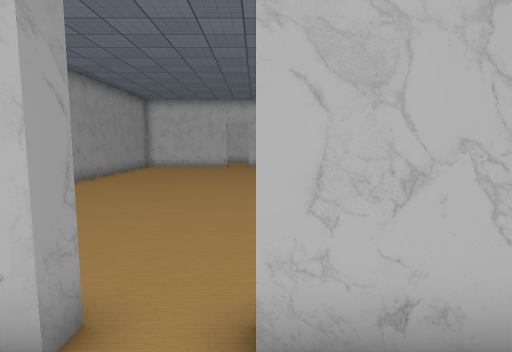
View 1 (above)

23 first-person views from a walk through a 3-D level made in the Unity game engine. The camera is 1.4 m above the floor, tilts 6° down and sees 80° across. The floor is counted in squares, 0.9 m on a side. Each view is taken from the middle of a square. On the plan, view 1 faces up. The plan holds only what a view shows up to about 15 squares ahead; the rest is blank. The place goes on beyond the plan. The player is left out. Some surface patterns are stand-ins.

View 2
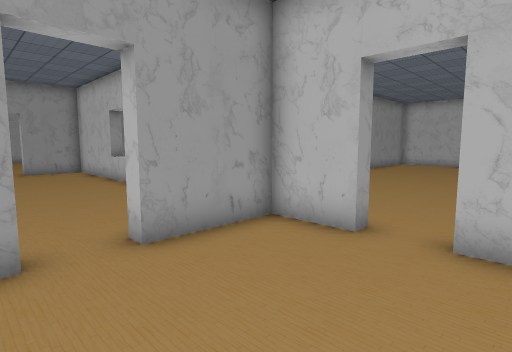

View 3
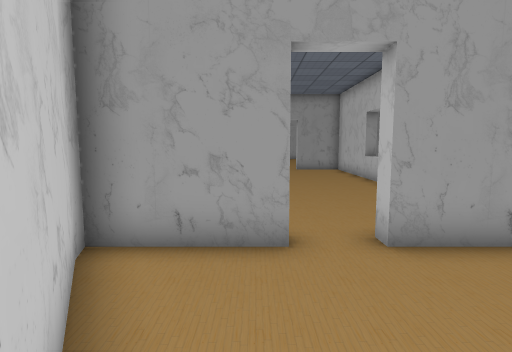

View 4
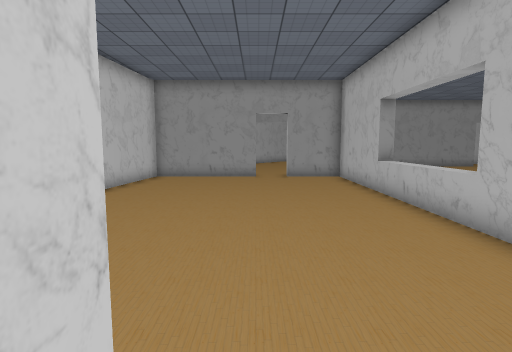

View 5
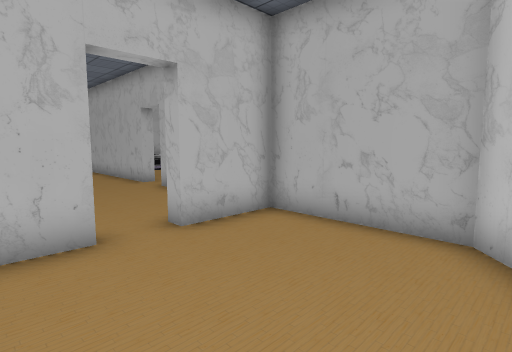

View 6
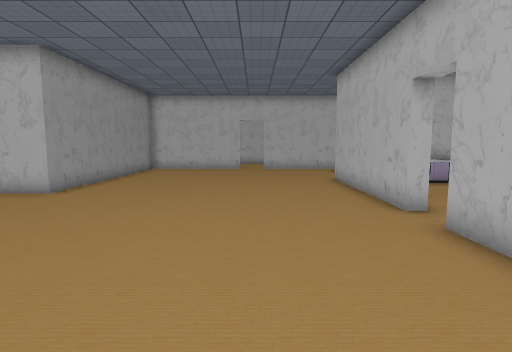

View 7
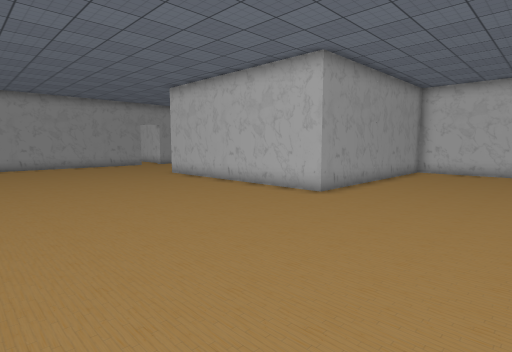

View 8
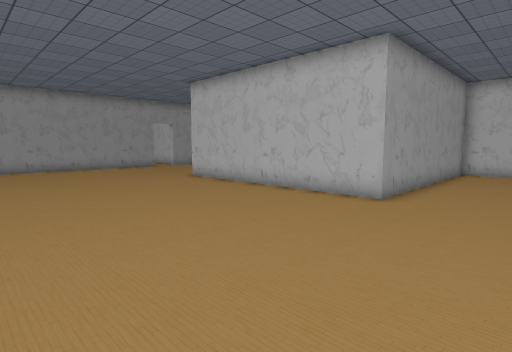

View 9
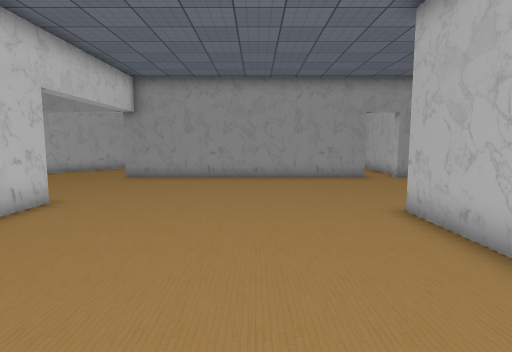

View 10
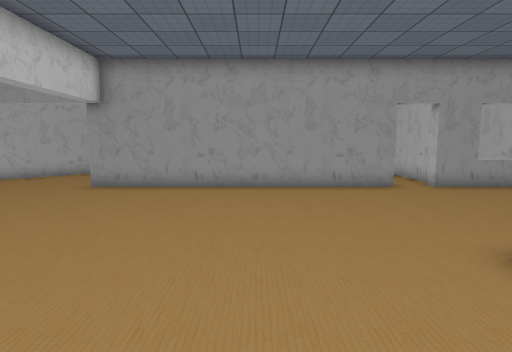

View 11
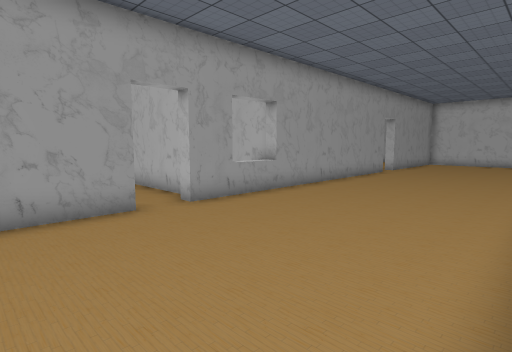

View 12
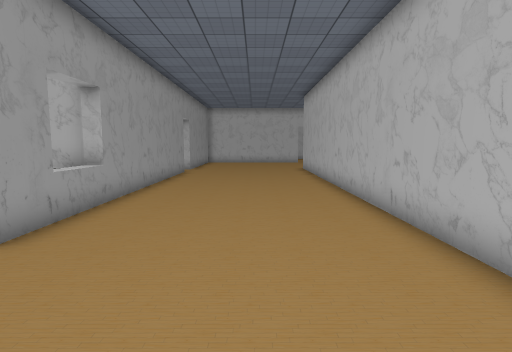

View 13
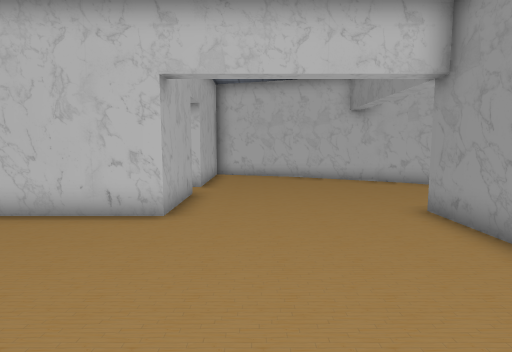

View 14
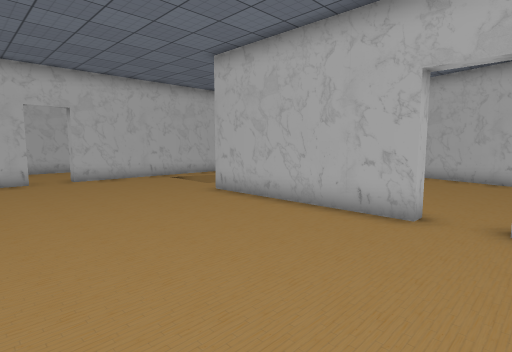

View 15
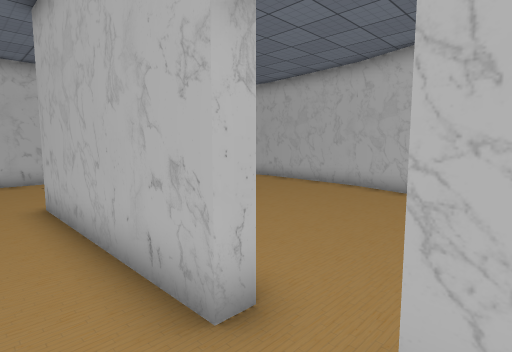

View 16
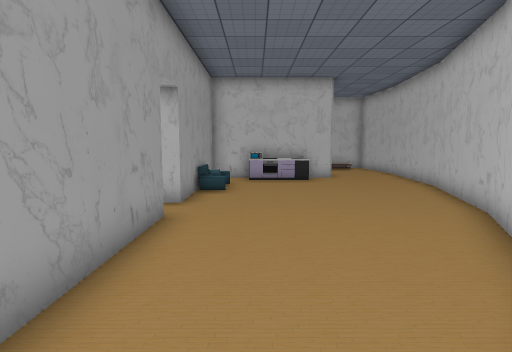

View 17
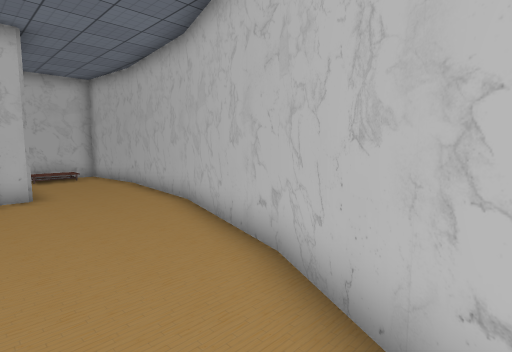

View 18
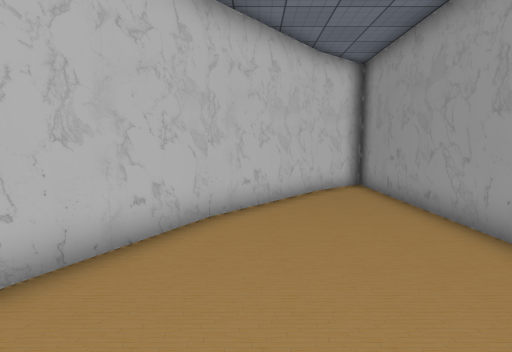

View 19
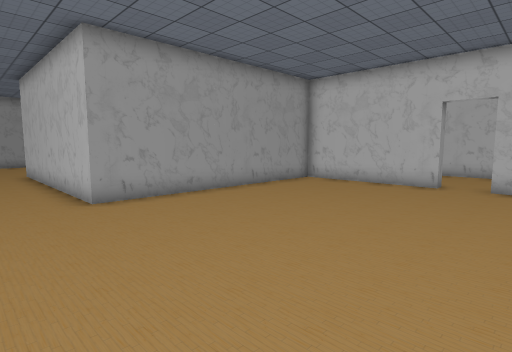

View 20
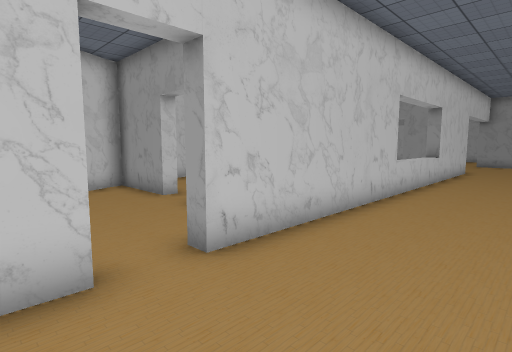

View 21
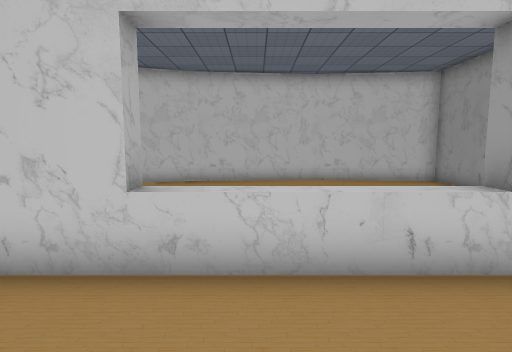

View 22
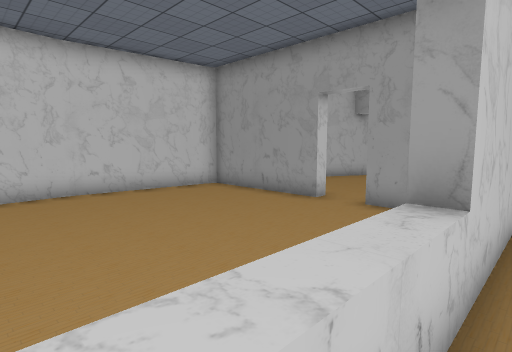

View 23
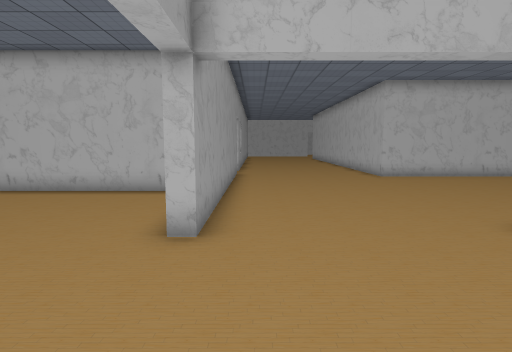

### Floor plan
Points are (right, up) in squares from view 1. A wall is a line through its corners. A room is listed if a view was taken in it or the views show most of it. See-through windows are left out.
Room 1 (views 1, 2, 3, 4, 5, 6)
walls: (1.9, -2.7) (2.5, -2.1) (2.5, 2) (0, 2) (0, 2.5); (-4.1, -2.5) (-3.5, -2.5) (-3.5, -5.6) (-2.9, -5.4); (-1.5, 2.5) (-1.5, 2) (-3.5, 2) (-3.5, -1) (-4, -1); (-3, -5.5) (0.2, -3.7)
ways out: opening at (-4, -1.5) to room 2; opening at (-0.5, 2) to room 2
Room 2 (views 7, 8, 9, 10, 11, 12, 13, 14, 15, 16, 17, 18, 19, 20, 21, 22, 23)
walls: (-7.6, 2) (-17.5, 2) (-17.5, -0.5); (-8.5, 2) (-8.5, 2.5); (-13, 2.6) (-13, 2); (0, 2.5) (0.8, 2.5); (2.5, 6) (2.5, 7.5); (3, 7.5) (3, -1.7) (5, -0.1); (3, 15) (3, 9) (2.5, 9) (2.5, 15.5); (-2, 21.5) (-2, 21) (-7.5, 21) (-7.5, 11.5) (-17, 11.5) (-17, 25.1); (-18, -0.5) (-18, 2.5) (-1.5, 2.5); (3, 21) (-0.5, 21) (-0.5, 21.5); (-24, 13.1) (-24, 2) (-24.5, 2); (4.9, -0.2) (8, 3.6); (-7.6, -6.8) (-5.4, -6.2); (8, 3.5) (10.3, 7.8); (-1, 26) (-3.1, 26); (-23.9, 18) (-24.5, 18); (-12.5, -7.3) (-7.5, -6.8); (-25.9, 7) (-28.5, 7); (10.3, 7.7) (11.7, 12.5); (-18, -6.1) (-18, -2) (-17.5, -2) (-17.5, -6.7) (-17, -6.9); (-17.2, -6.8) (-12.3, -7.3); (11.7, 12.3) (12.2, 17.3); (-21.8, -5.4) (-19.6, -6.1); (12.2, 17.1) (11.8, 20.7) (10.9, 20.7); (-24, 25.1) (-24, 14.5) (-24.5, 14.5); (-28.1, -1.4) (-26, -3.2) (-21.7, -5.5)
ways out: opening at (-4, -1.5) to room 1; opening at (-0.5, 2) to room 1; opening at (-24, 14); opening at (-24, 17)

Positions as (right, up) in squares from view 1, and headings:
1: (0, 0), facing up
2: (1, -3), facing up-left
3: (1, -3), facing left
4: (-3, -2), facing left
5: (-3, -3), facing up-right
6: (-1, 2), facing up
7: (-2, 3), facing up-left
8: (-4, 3), facing up-left
9: (-10, 8), facing left
10: (-13, 8), facing left
11: (-17, 10), facing up-left
12: (-20, 10), facing up
13: (-20, 9), facing down
14: (-4, 7), facing up-right
15: (1, 7), facing up-right
16: (5, 1), facing up
17: (7, 5), facing up-right
18: (7, 10), facing down
19: (1, 9), facing up-left
20: (1, 6), facing down-left
21: (-10, 6), facing down
22: (-10, 3), facing down-left
23: (-23, -3), facing up
